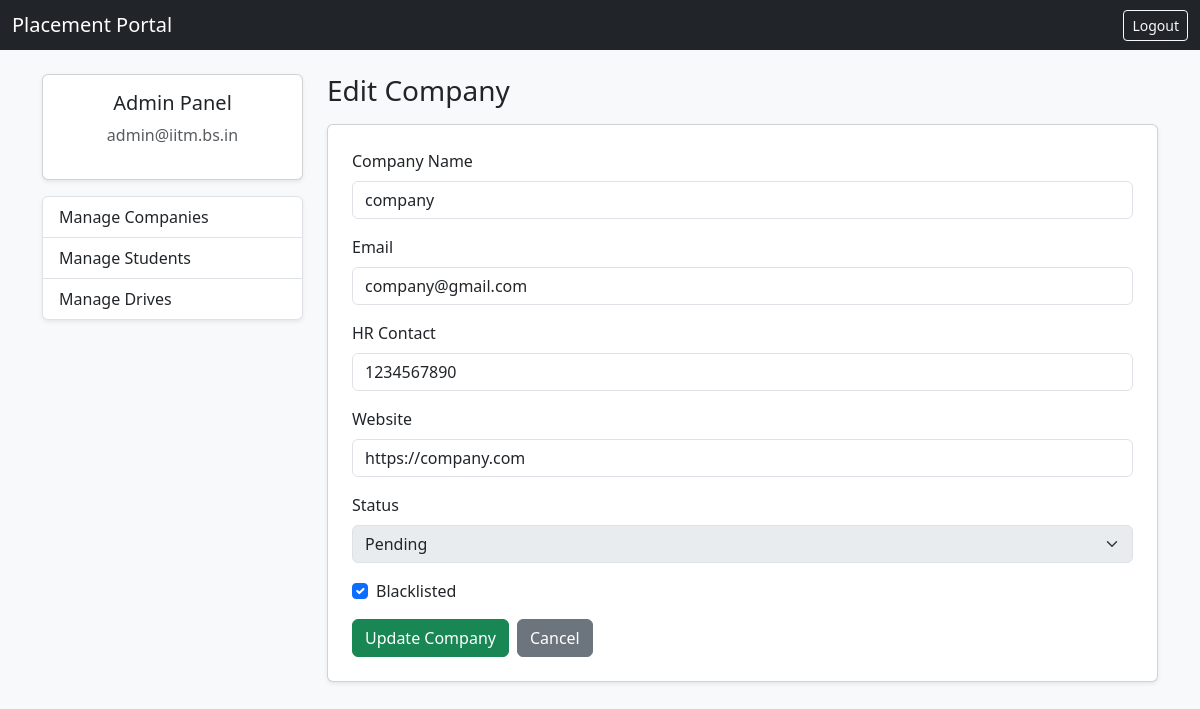
Page /admin/companies/edit/1 (signed in) on the earlier database version.
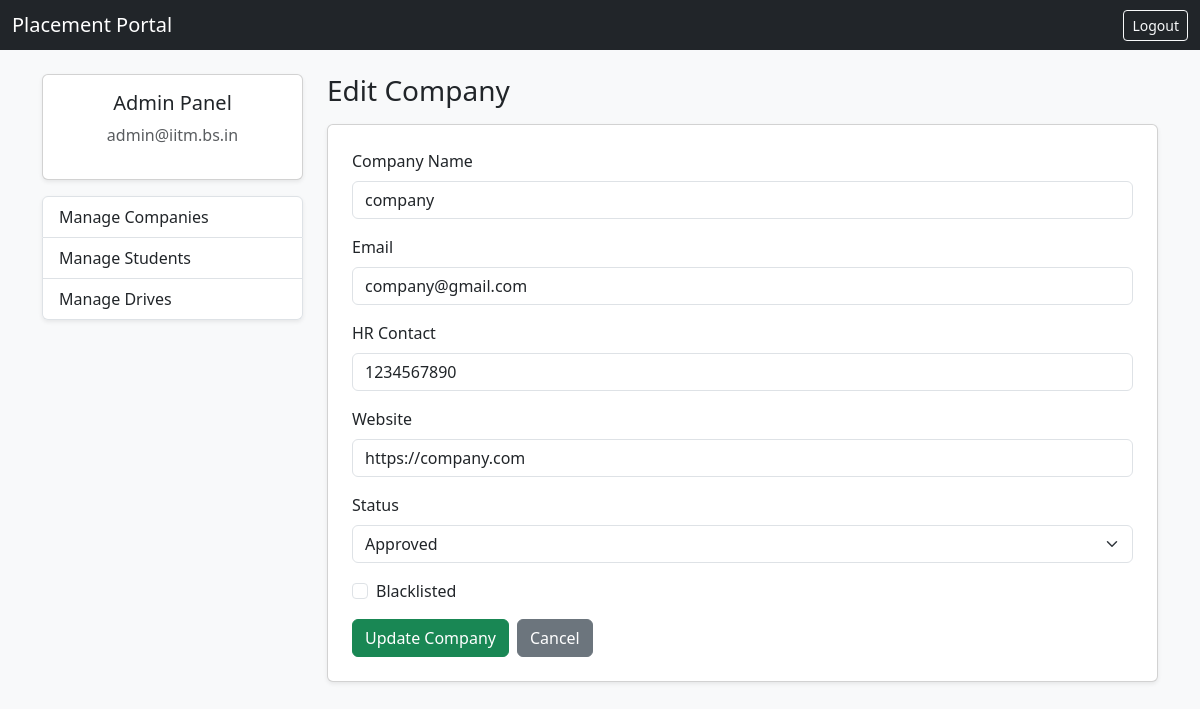
Same page on the later database version.
### dp.py (models this page shows)
class Company(db.Model):
    __tablename__ = "companies"
    id = db.Column(db.Integer, primary_key=True)
    user_id = db.Column(
        db.Integer, db.ForeignKey("users.id"), nullable=False
    )
    company_name = db.Column(db.String(150), nullable=False)
    hr_contact = db.Column(db.String(100))
    website = db.Column(db.String(150))
    status = db.Column(db.String(20), default="Pending")
    blacklisted = db.Column(db.Boolean, default=False)

### app.py (the view, shortened to what this page needs)
@app.route("/admin/companies/edit/<int:company_id>", methods=["GET", "POST"])
@login_required
def admin_edit_company(company_id):
    if current_user.role != "admin":
        abort(403)
    company = Company.query.get(company_id)
    if not company:
        flash("Company not found.")
        return redirect("/admin/companies")
    return render_template("admin_company_edit.html", company=company)

### app.py (called while the page is built)
@login_manager.user_loader
def load_user(user_id):
    return User.query.get(int(user_id))

### templates/admin_company_edit.html (shortened to what this page needs)
{% extends "admin.html" %}
{% block admin_content %}
<h3 class="mb-3">Edit Company</h3>
<form method="POST" class="card p-4 shadow-sm">
    <div class="mb-3">
        <label class="form-label">Company Name</label>
        <input type="text" name="company_name" value="{{ company.company_name }}" class="form-control" required>
    </div>
    <div class="mb-3">
        <label class="form-label">Email</label>
        <input type="email" name="email" value="{{ company.user.email }}" class="form-control" required>
    </div>
    <div class="mb-3">
        <label class="form-label">HR Contact</label>
        <input type="text" name="hr_contact" value="{{ company.hr_contact }}" class="form-control">
    </div>
    <div class="mb-3">
        <label class="form-label">Website</label>
        <input type="text" name="website" value="{{ company.website }}" class="form-control">
    </div>
    <div class="mb-3">
        <label class="form-label">Status</label>
        <select name="status" class="form-select" {% if company.blacklisted %}disabled{% endif %}>
            <option value="Pending" {% if company.status == "Pending" %}selected{% endif %}>Pending</option>
            <option value="Approved" {% if company.status == "Approved" %}selected{% endif %}>Approved</option>
        </select>
    </div>
    <div class="form-check mb-3">
        <input class="form-check-input" type="checkbox" id="blacklisted" name="blacklisted" {% if company.blacklisted %}checked{% endif %}>
        <label class="form-check-label" for="blacklisted">
            Blacklisted
        </label>
    </div>
    <div class="d-flex gap-2">
        <button class="btn btn-success" type="submit">Update Company</button>
        <a href="/admin/companies" class="btn btn-secondary">Cancel</a>
    </div>
</form>
{% endblock %}

Differences in the rows shown:
changed Company "company": status "Pending" → "Approved"; blacklisted "☑" → "☐"
